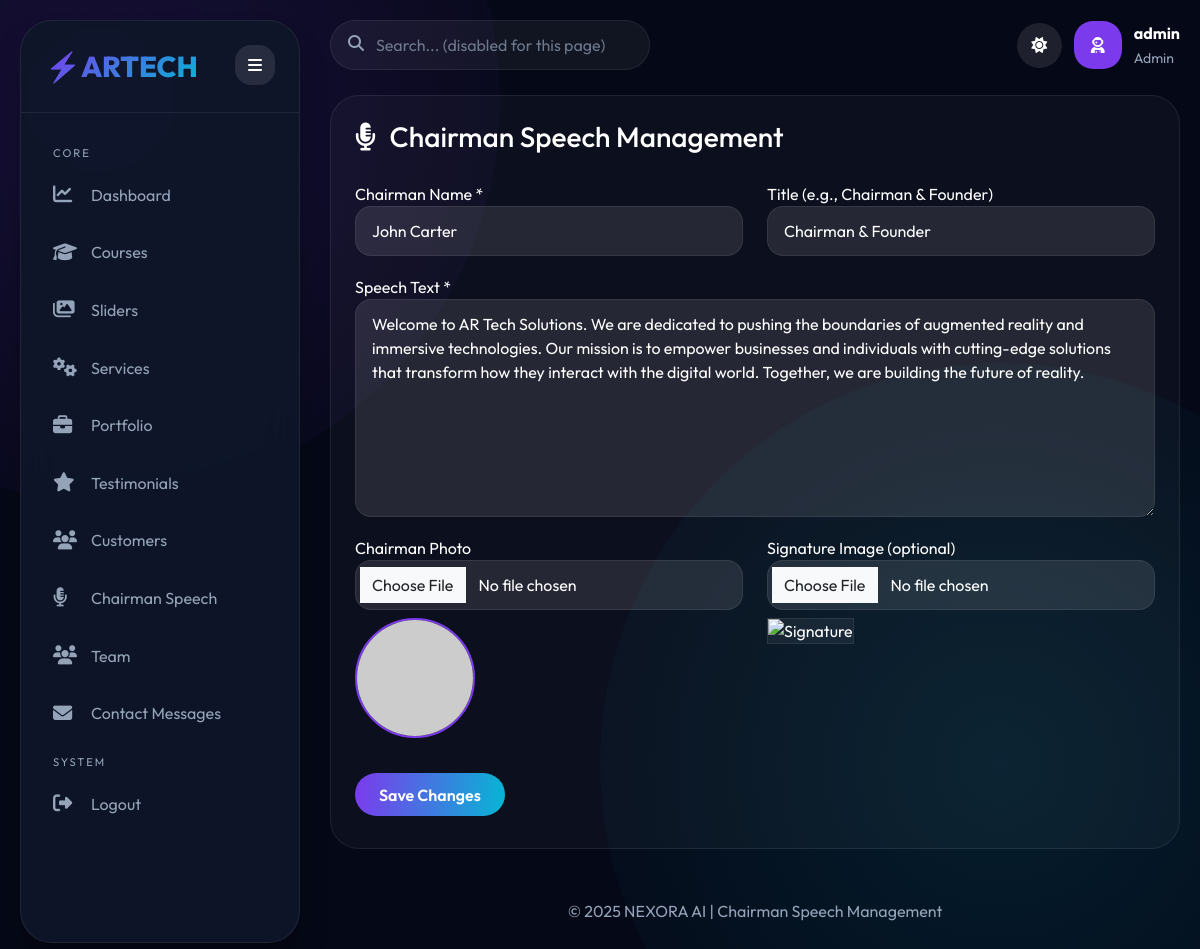
/admin/manage_chairman.php (signed in), run on the app's committed database.
### tables this page shows
CREATE TABLE `chairman_speech` (
  `id` int(11) NOT NULL,
  `speech_text` text NOT NULL,
  `image_url` varchar(500) NOT NULL,
  `chairman_name` varchar(255) DEFAULT 'Chairman',
  `title` varchar(255) DEFAULT NULL,
  `signature_url` varchar(500) DEFAULT NULL,
  `is_active` tinyint(1) DEFAULT 1
);

### admin/manage_chairman.php (the view, shortened to what this page needs)
<?php
require_once '../config.php';
$speech = $pdo->query("SELECT * FROM chairman_speech WHERE is_active = 1 LIMIT 1")->fetch();
?>
<!DOCTYPE html>
<html lang="en">
<head>
    <link href="https://cdn.jsdelivr.net/npm/bootstrap@5.3.3/dist/css/bootstrap.min.css" rel="stylesheet">
    <link rel="stylesheet" href="https://cdnjs.cloudflare.com/ajax/libs/font-awesome/6.5.2/css/all.min.css">
</head>
<body>
<?php include 'navigation.php'; ?>
<div class="main" id="main">
    <div class="topbar">
        <div class="search-box"><i class="fas fa-search"></i><input type="text" placeholder="Search... (disabled for this page)"></div>
        <div style="display: flex; gap: 12px; align-items: center;">
            <button class="theme-toggle" id="themeToggle"><i class="fas fa-moon"></i></button>
            <div class="profile-img"><i class="fas fa-user-astronaut"></i></div>
            <div><strong><?php echo htmlspecialchars($_SESSION['admin_username']); ?></strong><br><small style="color:var(--muted)">Admin</small></div>
        </div>
    </div>
    <div class="panel">
        <div style="display: flex; justify-content: space-between; align-items: center; flex-wrap: wrap; margin-bottom: 20px;">
            <h3><i class="fas fa-microphone-alt me-2"></i> Chairman Speech Management</h3>
        </div>
        <form id="chairmanSpeechForm">
            <div class="row">
                <div class="col-md-6">
                    <div class="form-group">
                        <label>Chairman Name *</label>
                        <input type="text" id="chairmanName" class="form-control" value="<?php echo htmlspecialchars($speech['chairman_name']); ?>" required>
                    </div>
                </div>
                <div class="col-md-6">
                    <div class="form-group">
                        <label>Title (e.g., Chairman & Founder)</label>
                        <input type="text" id="chairmanTitle" class="form-control" value="<?php echo htmlspecialchars($speech['title']); ?>">
                    </div>
                </div>
                <div class="col-12">
                    <div class="form-group">
                        <label>Speech Text *</label>
                        <textarea id="speechText" rows="8" class="form-control" required><?php echo htmlspecialchars($speech['speech_text']); ?></textarea>
                    </div>
                </div>
                <div class="col-md-6">
                    <div class="form-group">
                        <label>Chairman Photo</label>
                        <input type="file" id="chairmanImage" class="form-control" accept="image/*">
                        <img id="chairmanImagePreview" class="image-preview" src="<?php echo htmlspecialchars($speech['image_url']); ?>" alt="Chairman">
                    </div>
                </div>
                <div class="col-md-6">
                    <div class="form-group">
                        <label>Signature Image (optional)</label>
                        <input type="file" id="signatureImage" class="form-control" accept="image/*">
                        <img id="signaturePreview" class="signature-preview" src="<?php echo htmlspecialchars($speech['signature_url']); ?>" alt="Signature">
                    </div>
                </div>
            </div>
            <div class="mt-3">
                <button type="submit" class="btn btn-primary-custom">Save Changes</button>
            </div>
        </form>
    </div>
    <div class="footer">© 2025 NEXORA AI | Chairman Speech Management</div>
</div>
</body>
</html>

### admin/manage_chairman.php (style rules this page uses)
:root { --bg: #050816; --panel: #0f172a; --primary: #7c3aed; --primary-glow: #a855f7; --secondary: #06b6d4; --success: #10b981; --warning: #f59e0b; --danger: #ef4444; --text: #ffffff; --muted: #94a3b8; --border: rgba(255,255,255,0.08); --shadow: 0 20px 35px -10px rgba(0,0,0,0.4); }
* { margin: 0; padding: 0; box-sizing: border-box; }
body { font-family: 'Outfit', sans-serif; background: var(--bg); color: var(--text); transition: all 0.3s ease; overflow-x: hidden; }
body::before, body::after { content: ''; position: fixed; width: 800px; height: 800px; border-radius: 50%; background: radial-gradient(circle, rgba(124,58,237,0.15), transparent); top: -300px; left: -300px; z-index: -1; animation: floatBg 20s infinite alternate; }
body::after { background: radial-gradient(circle, rgba(6,182,212,0.12), transparent); top: auto; bottom: -200px; right: -200px; left: auto; animation: floatBg2 18s infinite alternate; }
.main { margin-left: 310px; padding: 20px; transition: 0.3s; }
.topbar { display: flex; justify-content: space-between; align-items: center; margin-bottom: 25px; flex-wrap: wrap; gap: 15px; }
.search-box { position: relative; width: 320px; }
.search-box input { width: 100%; background: rgba(255,255,255,0.05); border: 1px solid var(--border); border-radius: 2rem; padding: 12px 20px 12px 45px; color: var(--text); }
.search-box input::placeholder { color: var(--muted); opacity: 0.7; }
.search-box i { position: absolute; left: 18px; top: 15px; color: var(--muted); }
.theme-toggle { background: rgba(255,255,255,0.1); border: none; border-radius: 2rem; width: 45px; height: 45px; cursor: pointer; color: var(--text); }
.profile-img { width: 48px; height: 48px; border-radius: 1.2rem; background: var(--primary); display: flex; align-items: center; justify-content: center; }
.panel { background: rgba(255,255,255,0.03); border-radius: 1.8rem; padding: 1.5rem; border: 1px solid var(--border); }
.form-group { margin-bottom: 1.2rem; }
.form-control, .form-select { background: rgba(255,255,255,0.1); border: 1px solid var(--border); color: var(--text); border-radius: 1rem; padding: 0.75rem 1rem; }
.image-preview { width: 120px; height: 120px; object-fit: cover; border-radius: 50%; margin-top: 0.5rem; border: 2px solid var(--primary); background: rgba(255,255,255,0.1); }
.signature-preview { max-width: 200px; max-height: 80px; object-fit: contain; margin-top: 0.5rem; border: 1px solid var(--border); background: rgba(255,255,255,0.05); }
.btn-primary-custom { background: linear-gradient(95deg, var(--primary), var(--secondary)); border: none; padding: 0.6rem 1.5rem; border-radius: 2rem; font-weight: 600; color: white; transition: 0.2s; }
.footer { text-align: center; margin-top: 30px; padding: 20px; color: var(--muted); }

### data on the page
chairman_speech: chairman_name "John Carter", title "Chairman & Founder", speech_text "Welcome to AR Tech Solutions. We are dedicated to pushing the boundaries of augmented reality and immersive technologies. Our mission is to empower businesses and individuals with cutting-edge solutions that transform how they interact with the digital world. Together, we are building the future of reality."

### other printed values
$_SESSION['admin_username'] "admin"
